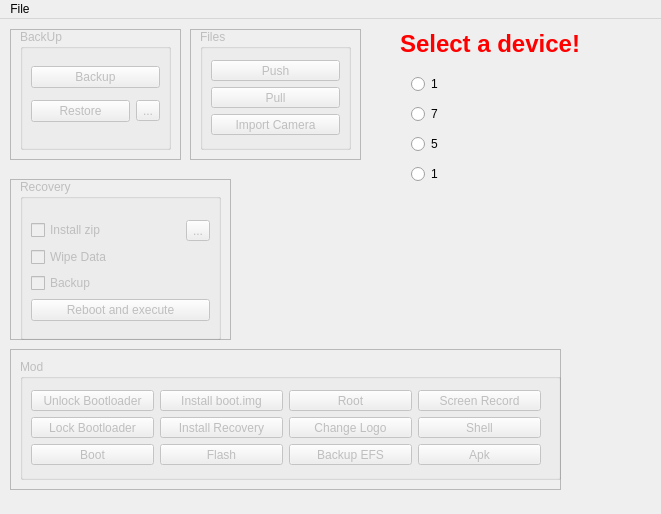
<?xml version="1.0" encoding="UTF-8"?>
<ui version="4.0">
 <class>OTools</class>
 <widget class="QMainWindow" name="OTools">
  <property name="geometry">
   <rect>
    <x>0</x>
    <y>0</y>
    <width>661</width>
    <height>514</height>
   </rect>
  </property>
  <property name="windowTitle">
   <string>OTools</string>
  </property>
  <widget class="QWidget" name="centralWidget">
   <widget class="QWidget" name="verticalLayoutWidget">
    <property name="geometry">
     <rect>
      <x>400</x>
      <y>40</y>
      <width>160</width>
      <height>141</height>
     </rect>
    </property>
    <layout class="QVBoxLayout" name="verticalLayout">
     <item>
      <widget class="QRadioButton" name="bacon">
       <property name="text">
        <string>1</string>
       </property>
       <property name="autoExclusive">
        <bool>true</bool>
       </property>
      </widget>
     </item>
     <item>
      <widget class="QRadioButton" name="find7">
       <property name="text">
        <string>7</string>
       </property>
      </widget>
     </item>
     <item>
      <widget class="QRadioButton" name="find5">
       <property name="text">
        <string>5</string>
       </property>
      </widget>
     </item>
     <item>
      <widget class="QRadioButton" name="n1">
       <property name="text">
        <string>1</string>
       </property>
      </widget>
     </item>
    </layout>
   </widget>
   <widget class="QFrame" name="frame">
    <property name="geometry">
     <rect>
      <x>10</x>
      <y>10</y>
      <width>171</width>
      <height>131</height>
     </rect>
    </property>
    <property name="frameShape">
     <enum>QFrame::StyledPanel</enum>
    </property>
    <property name="frameShadow">
     <enum>QFrame::Raised</enum>
    </property>
    <widget class="QGroupBox" name="backbox">
     <property name="enabled">
      <bool>false</bool>
     </property>
     <property name="geometry">
      <rect>
       <x>10</x>
       <y>0</y>
       <width>151</width>
       <height>121</height>
      </rect>
     </property>
     <property name="title">
      <string>BackUp</string>
     </property>
     <widget class="QWidget" name="verticalLayoutWidget_4">
      <property name="geometry">
       <rect>
        <x>0</x>
        <y>20</y>
        <width>151</width>
        <height>91</height>
       </rect>
      </property>
      <layout class="QVBoxLayout" name="verticalLayout_8">
       <item>
        <widget class="QPushButton" name="BackupB">
         <property name="text">
          <string>Backup</string>
         </property>
        </widget>
       </item>
       <item>
        <layout class="QHBoxLayout" name="horizontalLayout_3">
         <item>
          <widget class="QPushButton" name="RestoreB">
           <property name="text">
            <string>Restore</string>
           </property>
          </widget>
         </item>
         <item>
          <widget class="QToolButton" name="SelectBack">
           <property name="text">
            <string>...</string>
           </property>
          </widget>
         </item>
        </layout>
       </item>
      </layout>
     </widget>
    </widget>
   </widget>
   <widget class="QFrame" name="frame_2">
    <property name="geometry">
     <rect>
      <x>190</x>
      <y>10</y>
      <width>171</width>
      <height>131</height>
     </rect>
    </property>
    <property name="frameShape">
     <enum>QFrame::StyledPanel</enum>
    </property>
    <property name="frameShadow">
     <enum>QFrame::Raised</enum>
    </property>
    <widget class="QGroupBox" name="filebox">
     <property name="enabled">
      <bool>false</bool>
     </property>
     <property name="geometry">
      <rect>
       <x>10</x>
       <y>0</y>
       <width>151</width>
       <height>121</height>
      </rect>
     </property>
     <property name="title">
      <string>Files</string>
     </property>
     <widget class="QWidget" name="verticalLayoutWidget_3">
      <property name="geometry">
       <rect>
        <x>0</x>
        <y>20</y>
        <width>151</width>
        <height>97</height>
       </rect>
      </property>
      <layout class="QVBoxLayout" name="verticalLayout_3">
       <item>
        <layout class="QHBoxLayout" name="horizontalLayout_2">
         <item>
          <widget class="QPushButton" name="PushB">
           <property name="text">
            <string>Push</string>
           </property>
          </widget>
         </item>
        </layout>
       </item>
       <item>
        <widget class="QPushButton" name="PullB">
         <property name="text">
          <string>Pull</string>
         </property>
        </widget>
       </item>
       <item>
        <widget class="QPushButton" name="CamB">
         <property name="text">
          <string>Import Camera</string>
         </property>
        </widget>
       </item>
      </layout>
     </widget>
    </widget>
   </widget>
   <widget class="QFrame" name="frame_3">
    <property name="geometry">
     <rect>
      <x>10</x>
      <y>330</y>
      <width>551</width>
      <height>141</height>
     </rect>
    </property>
    <property name="frameShape">
     <enum>QFrame::StyledPanel</enum>
    </property>
    <property name="frameShadow">
     <enum>QFrame::Raised</enum>
    </property>
    <widget class="QGroupBox" name="modbox">
     <property name="enabled">
      <bool>false</bool>
     </property>
     <property name="geometry">
      <rect>
       <x>10</x>
       <y>10</y>
       <width>541</width>
       <height>121</height>
      </rect>
     </property>
     <property name="title">
      <string>Mod</string>
     </property>
     <widget class="QWidget" name="horizontalLayoutWidget">
      <property name="geometry">
       <rect>
        <x>0</x>
        <y>20</y>
        <width>532</width>
        <height>97</height>
       </rect>
      </property>
      <layout class="QHBoxLayout" name="horizontalLayout">
       <item>
        <layout class="QVBoxLayout" name="verticalLayout_4">
         <item>
          <widget class="QPushButton" name="UnlockB">
           <property name="text">
            <string>Unlock Bootloader</string>
           </property>
          </widget>
         </item>
         <item>
          <widget class="QPushButton" name="LockB">
           <property name="text">
            <string>Lock Bootloader</string>
           </property>
          </widget>
         </item>
         <item>
          <widget class="QPushButton" name="FBootB">
           <property name="text">
            <string>Boot</string>
           </property>
          </widget>
         </item>
        </layout>
       </item>
       <item>
        <layout class="QVBoxLayout" name="verticalLayout_5">
         <item>
          <widget class="QPushButton" name="FlashBootB">
           <property name="text">
            <string>Install boot.img</string>
           </property>
          </widget>
         </item>
         <item>
          <widget class="QPushButton" name="RecoveryB">
           <property name="text">
            <string>Install Recovery</string>
           </property>
          </widget>
         </item>
         <item>
          <widget class="QPushButton" name="FBFlashB">
           <property name="text">
            <string>Flash</string>
           </property>
          </widget>
         </item>
        </layout>
       </item>
       <item>
        <layout class="QVBoxLayout" name="verticalLayout_7">
         <item>
          <widget class="QPushButton" name="RootB">
           <property name="text">
            <string>Root</string>
           </property>
          </widget>
         </item>
         <item>
          <widget class="QPushButton" name="LogoB">
           <property name="text">
            <string>Change Logo</string>
           </property>
          </widget>
         </item>
         <item>
          <widget class="QPushButton" name="EfsB">
           <property name="text">
            <string>Backup EFS</string>
           </property>
          </widget>
         </item>
        </layout>
       </item>
       <item>
        <layout class="QVBoxLayout" name="verticalLayout_2">
         <item>
          <widget class="QPushButton" name="SRECB">
           <property name="text">
            <string>Screen Record</string>
           </property>
          </widget>
         </item>
         <item>
          <widget class="QPushButton" name="ShellB">
           <property name="text">
            <string>Shell</string>
           </property>
          </widget>
         </item>
         <item>
          <widget class="QPushButton" name="ApkB">
           <property name="text">
            <string>Apk</string>
           </property>
          </widget>
         </item>
        </layout>
       </item>
      </layout>
     </widget>
    </widget>
   </widget>
   <widget class="QFrame" name="frame_4">
    <property name="geometry">
     <rect>
      <x>10</x>
      <y>160</y>
      <width>221</width>
      <height>161</height>
     </rect>
    </property>
    <property name="frameShape">
     <enum>QFrame::StyledPanel</enum>
    </property>
    <property name="frameShadow">
     <enum>QFrame::Raised</enum>
    </property>
    <widget class="QGroupBox" name="recbox">
     <property name="enabled">
      <bool>false</bool>
     </property>
     <property name="geometry">
      <rect>
       <x>10</x>
       <y>0</y>
       <width>201</width>
       <height>161</height>
      </rect>
     </property>
     <property name="title">
      <string>Recovery</string>
     </property>
     <widget class="QWidget" name="layoutWidget">
      <property name="geometry">
       <rect>
        <x>0</x>
        <y>30</y>
        <width>201</width>
        <height>124</height>
       </rect>
      </property>
      <layout class="QVBoxLayout" name="verticalLayout_6">
       <item>
        <layout class="QHBoxLayout" name="horizontalLayout_4">
         <item>
          <widget class="QCheckBox" name="ZipCheck">
           <property name="text">
            <string>Install zip</string>
           </property>
          </widget>
         </item>
         <item>
          <widget class="QToolButton" name="SelectZip">
           <property name="text">
            <string>...</string>
           </property>
          </widget>
         </item>
        </layout>
       </item>
       <item>
        <widget class="QCheckBox" name="WipeCheck">
         <property name="text">
          <string>Wipe Data</string>
         </property>
        </widget>
       </item>
       <item>
        <widget class="QCheckBox" name="BackCheck">
         <property name="text">
          <string>Backup</string>
         </property>
        </widget>
       </item>
       <item>
        <widget class="QPushButton" name="pushButton_3">
         <property name="text">
          <string>Reboot and execute</string>
         </property>
        </widget>
       </item>
      </layout>
     </widget>
    </widget>
   </widget>
   <widget class="QLabel" name="label">
    <property name="geometry">
     <rect>
      <x>400</x>
      <y>10</y>
      <width>181</width>
      <height>31</height>
     </rect>
    </property>
    <property name="text">
     <string>&lt;html&gt;&lt;head/&gt;&lt;body&gt;&lt;p&gt;&lt;span style=&quot; font-size:18pt; font-weight:600; color:#ff0000;&quot;&gt;Select a device!&lt;/span&gt;&lt;/p&gt;&lt;/body&gt;&lt;/html&gt;</string>
    </property>
   </widget>
  </widget>
  <widget class="QMenuBar" name="menuBar">
   <property name="geometry">
    <rect>
     <x>0</x>
     <y>0</y>
     <width>661</width>
     <height>23</height>
    </rect>
   </property>
   <widget class="QMenu" name="menuFile">
    <property name="title">
     <string>File</string>
    </property>
    <addaction name="actionUpdate"/>
    <addaction name="actionDisclaimer"/>
    <addaction name="actionAbout"/>
   </widget>
   <addaction name="menuFile"/>
  </widget>
  <action name="actionUpdate">
   <property name="text">
    <string>Update</string>
   </property>
  </action>
  <action name="actionDisclaimer">
   <property name="text">
    <string>Disclaimer</string>
   </property>
  </action>
  <action name="actionAbout">
   <property name="text">
    <string>About</string>
   </property>
  </action>
 </widget>
 <layoutdefault spacing="6" margin="11"/>
 <resources/>
 <connections/>
</ui>
